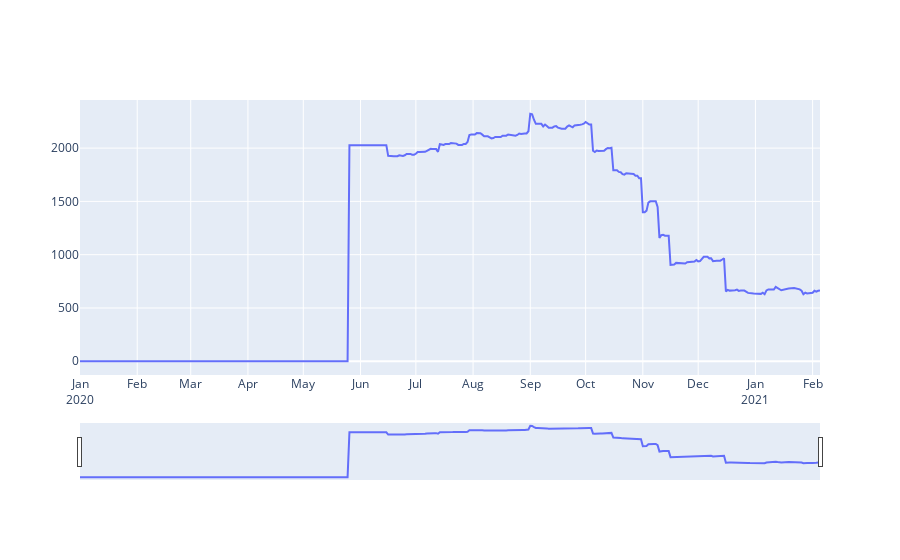

Source (notebook cell):
### Code cell
portfolio.plot_daily_returns()

### Figure 1 — Plotly figure (JSON) as saved in the notebook; plotly's stock layout.template omitted (floating-point values rounded to 4 significant figures; data arrays with more than 128 entries replaced by an {"elided": "..."} marker saying what was removed)
{"data": [{"type": "scatter", "x": {"elided": "389 str values"}, "y": {"elided": "389 float values"}}], "layout": {"xaxis": {"dtick": "M1", "rangeslider": {"visible": true}, "tickformat": "%b\n%Y"}}}
